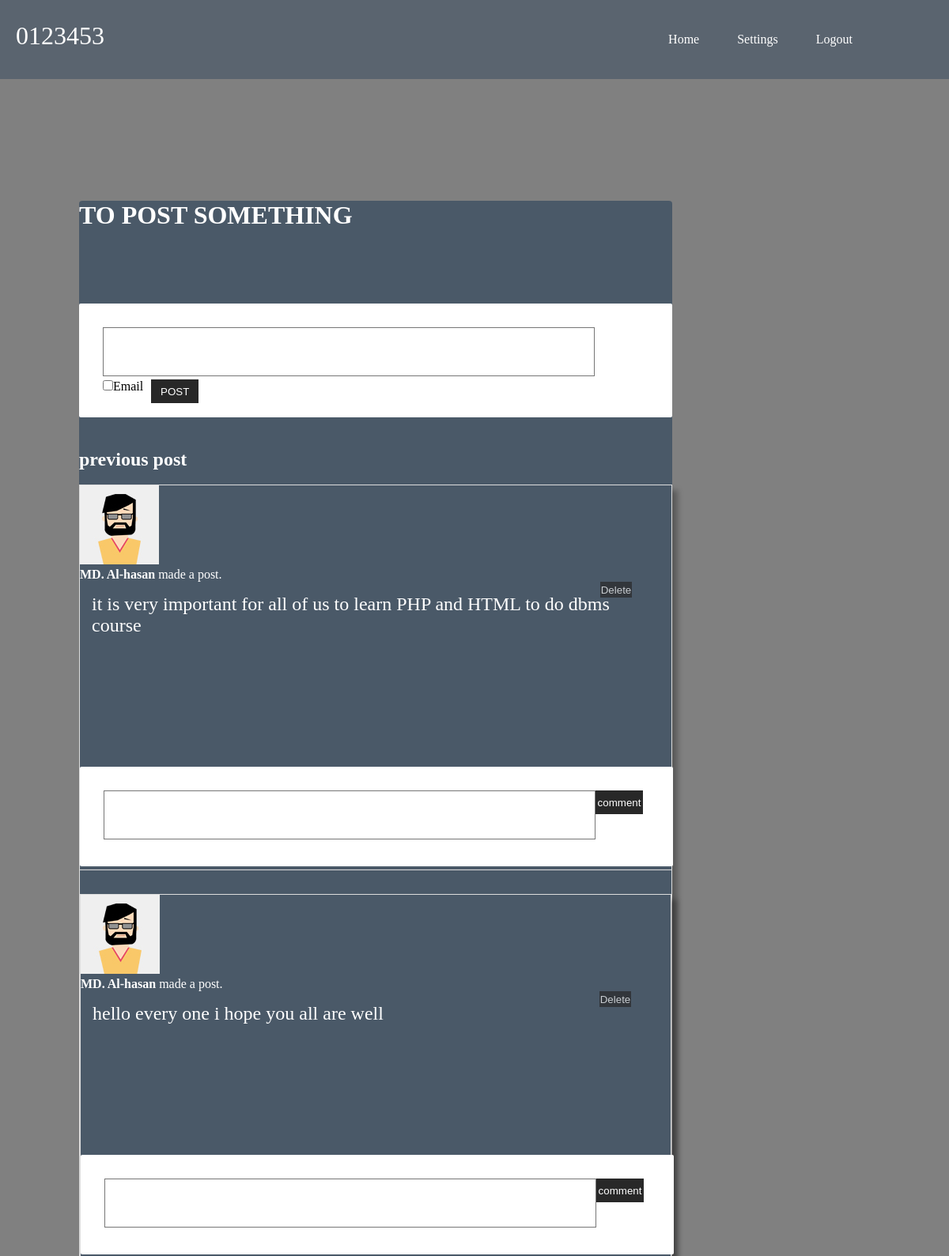
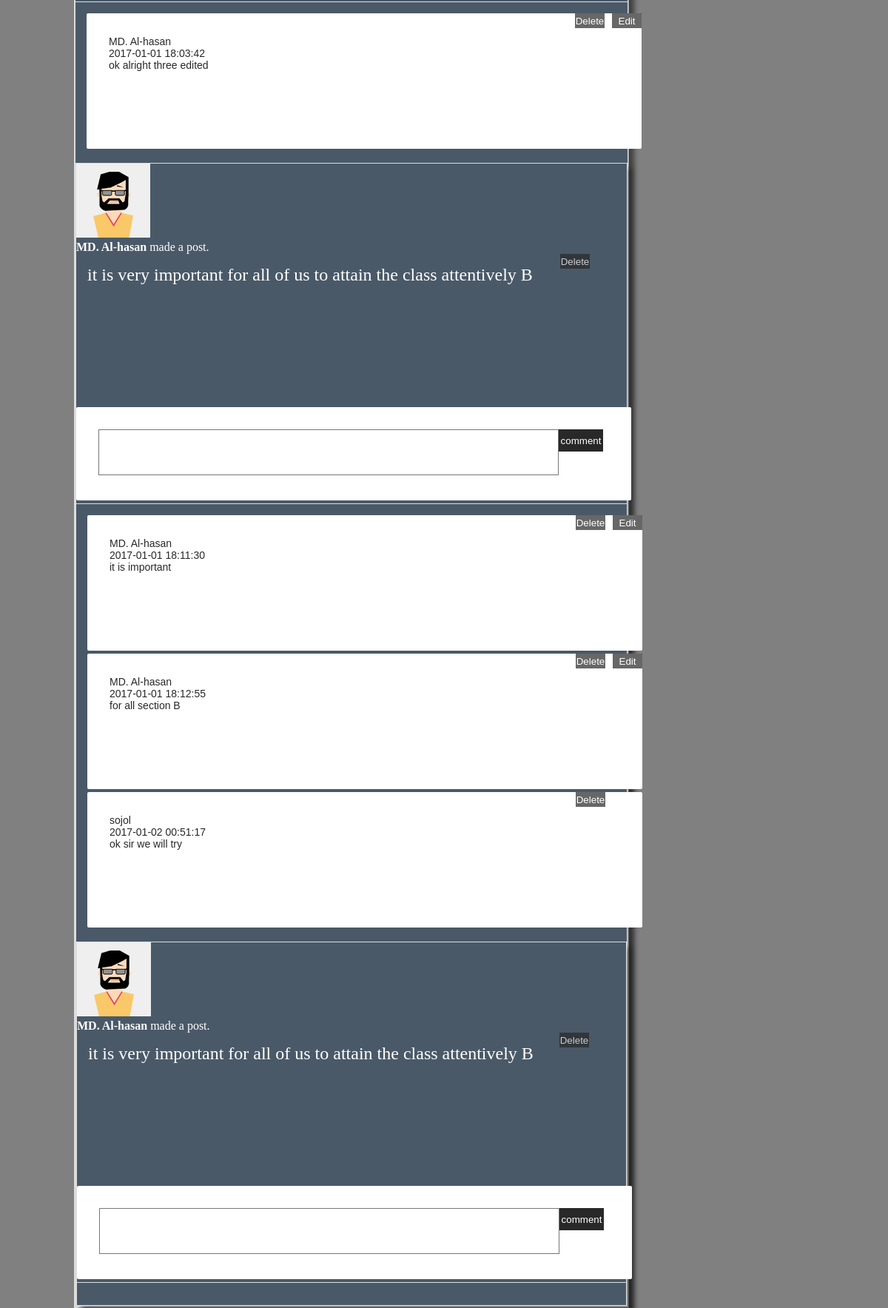
/teacherhome.php?takenid=CSI 219&secid=CSI 219 B (signed in), run on the app's committed database (2 pictures, top to bottom).
### tables this page shows
CREATE TABLE `post` (
  `post_id` int(11) NOT NULL,
  `post_date` datetime NOT NULL,
  `post_body` longtext NOT NULL,
  `t_id` varchar(15) DEFAULT NULL,
  `s_id` varchar(15) DEFAULT NULL,
  `postcourse_id` varchar(15) NOT NULL
);

CREATE TABLE `teacher` (
  `t_id` varchar(15) NOT NULL DEFAULT 'NOT NULL',
  `t_name` varchar(15) NOT NULL DEFAULT 'NOT NULL',
  `t_email` varchar(30) NOT NULL DEFAULT 'NOT NULL',
  `t_password` varchar(10) NOT NULL
);

CREATE TABLE `comments` (
  `c_id` int(15) NOT NULL,
  `c_date` datetime DEFAULT NULL,
  `post_id` int(11) DEFAULT NULL,
  `id` varchar(15) NOT NULL,
  `message` longtext NOT NULL
);

CREATE TABLE `student` (
  `s_id` varchar(15) NOT NULL,
  `s_name` varchar(15) NOT NULL,
  `s_email` varchar(15) NOT NULL,
  `password` varchar(10) NOT NULL
);

### teacherhome.php (the view, shortened to what this page needs)
<!DOCTYPE html>
<html>
<head>
	<link rel="stylesheet" type="text/css" href="demo.css">
</head>
</head>
<body>
<div style="background-color:gray; ">
	<div class="div1">
		<div id="div2">
	        <div class="wrapper">
				<header>
					<h1><?php echo $user=$_SESSION['username']; ?></h1>
					<nav>
						<ul id="up">
							<li><a href="teacherhome1.php">Home</a></li>
							<li><a href="teacher_settings.php">Settings</a>  </li>
							<li><a href="logout.php">Logout</a></li>
						</ul>
					</nav>
				</header>
			</div>
		</div>
	</div>
	<br>
	<br>
	<br>
<div class="container">
    <div class="col-sm-8">
      	<div class="container1">
				<h1>TO POST SOMETHING</h1>
				<br>
				<?php
					echo	"<form class='comment-box' method='POST' action='postwrite.php'>
								<input type='hidden' name='postdate' value='".date('Y-m-d H:i:s')."'>
								<textarea name='posting'></textarea><br>
								<input type='hidden' name='teachertakenid' value='".$_GET['takenid']."'>
								<input type='hidden' name='teachersecid' value='".$_GET['secid']."'>
								<input type='checkbox' name='radio' ><label style='color:black;padding-right:10px;'>Email</label>
								<button type='submit' class='btn-comment' name='postsubmit' >POST</button>
							</form>";
				?>
				<br><br>
				<h2>previous post</h2>
				<br>
				<?php
					$db_host="localhost";
				    $db_username="root";
				    $db_password="";
				    $db_name="teacher-studentportal";
				    $data=mysqli_connect($db_host,$db_username,$db_password,$db_name);
					$sqlseepost = "SELECT * FROM post NATURAL JOIN teacher where s_id IS NULL AND postcourse_id='".$_GET['secid']."' AND t_id='".$_SESSION['username']."' ORDER BY post_date DESC ";
					$result =mysqli_query($data,$sqlseepost);
					while($row=mysqli_fetch_array($result))
					{
						$teachername=$row['t_name'];
						 ?>
						<div class="panel panel-white post panel-shadow">
				                <div class="pull-left image">
				                    <img src="user_1.jpg" class="img-circle avatar" alt="user profile image">
				                </div>
				                    <div class="title h5">
				                        <b><?php echo $teachername;?></b>
				                        made a post.
				                    </div>
				            <div class="post-description">
				                <p><?php echo $row['post_body'];?>
				                <?php echo "<form  method='POST' action='deletepost.php'>
									<input type='hidden' name='commentid2' value='".$row['post_id']."'>
									<input type='hidden' name='teachertakenid' value='".$_GET['takenid']."'>
									<input type='hidden' name='teachersecid' value='".$_GET['secid']."'>
									<button class='btn-delete' type='submit' name='commentdelete'>Delete</button>
								</form>"; ?></p>
				            </div>
				           <?php
						echo	"
						<form class='comment-box' method='POST' action='commentwriteteacher.php'>
						<input type='hidden' name='commentdate' value='".date('Y-m-d H:i:s')."'>
						<input type='hidden' name='com' value='".$row['post_id']."'>
						<input type='hidden' name='teachertakenid' value='".$_GET['takenid']."'>
						<input type='hidden' name='teachersecid' value='".$_GET['secid']."'>
						<textarea name='commenting'></textarea>
				          <button class='btn-comment' type='submit' name='commentgiven' >comment</button>
						</form>
						";
						?>
						<div class="post-footer">
					<?php
					$sqlseepostcomment = "SELECT * FROM  comments  where  post_id='".$row['post_id']."'";
					$resul =mysqli_query($data,$sqlseepostcomment);
					while($row1=mysqli_fetch_array($resul))
					{
						if($row1['id']==$_SESSION['username'])
						{
							echo "<div class='comment-box'><p>";
							$re=mysqli_query($data,"SELECT t_name FROM teacher where t_id='".$row1['id']."'");
							$a=mysqli_fetch_array($re);
							$teachername=$a['t_name'];
							echo $teachername.'<br>'.$row1['c_date'].'<br>';
							echo $row1['message'];
							echo "</p>";
							echo "
								<form  method='POST' action='deletecomment.php'>
									<input type='hidden' name='commentid2' value='".$row1['c_id']."'>
									<input type='hidden' name='teachertakenid' value='".$_GET['takenid']."'>
									<input type='hidden' name='teachersecid' value='".$_GET['secid']."'>
									<button class='btn-delete' type='submit' name='commentdelete'>Delete</button>
								</form>
									";
							echo	"<form  method='POST' action='editcomment.php'>
									<input type='hidden' name='commentid1' value='".$row1['c_id']."'>
									<input type='hidden' name='commentdate1' value='".$row1['c_date']."'>
									<input type='hidden' name='commentpostid1' value='".$row1['post_id']."'>
									<input type='hidden' name='commenterid1' value='".$row1['id']."'>
									<input type='hidden' name='commentmsg1' value='".$row1['message']."'>
									<input type='hidden' name='teachertakenid' value='".$_GET['takenid']."'>
									<input type='hidden' name='teachersecid' value='".$_GET['secid']."'>
									<button class='btn-edit'>Edit</button>
								</form>
								</div>";
						}
						else
						{
							echo "<div class='comment-box'><p>";
							$re=mysqli_query($data,"SELECT s_name FROM student where s_id='".$row1['id']."'");
							$a=mysqli_fetch_array($re);
							$studentname=$a['s_name'];
							echo $studentname.'<br>'.$row1['c_date'].'<br>';
							echo nl2br($row1['message']);
							echo "</p>	";
							echo "
								<form  method='POST' action='deletecomment.php'>
									<input type='hidden' name='commentid2' value='".$row1['c_id']."'>
									<input type='hidden' name='teachertakenid' value='".$_GET['takenid']."'>
									<input type='hidden' name='teachersecid' value='".$_GET['secid']."'>
									<button class='btn-delete' type='submit' name='commentdelete'>Delete</button>
								</form>
								</div>	";
						}
					}
					?>
					</div>
					<?php
				}
				?>
            </div>
        </div>
        </div>
    </div>
</div>
 </body>
</html>

### demo.css (style rules this page uses)
.panel-shadow { box-shadow: rgba(0, 0, 0, 0.3) 7px 7px 7px; }
.panel-white { border: 1px solid #dddddd; }
.post .post-description { padding: 15px; position: relative; }
.post .post-description p { font-size: 24px; }
.post .post-footer { border-top: 1px solid #ddd; padding: 15px; }
.container1 { width: 750px; height: 650px,auto; text-align: centre; background-color: rgba(52,73,94,0.7); border-radius: 4px; margin: 0px; margin-top: 100px; margin-left: 100px; color: white; }
ul { list-style-type:none; }
* { padding: 0px; margin: 0px; }
#div2 { background-color: rgba(52, 73, 94, 0.5); height: 100px; width: 100%; line-align: 90px; line-height: 90px; }
#div2 h1 { float:left; font-weight:400; color:white; cursor:pointer; margin-left: 20px; }
#div2 ul { float:right; position: relative; margin-right:100px; line-height: 55px; }
#div2 ul li { list-style-type:none; display: inline-block; }
#div2 ul li a { padding: 22px; text-decoration: none; color: white; display: block; }
.comment-box { width:690px; padding: 30px; margin-bottom: 4px; background-color: #fff; border-radius: 2px; position: relative; }
.comment-box p { font-family: arial; font-size: 14px; line-height: 16px; color: #282828; font-weight: 100; }
textarea { width: 620px; height: 60px; background-color: #fff; resize: none; }
.btn-comment { width: 60px; height: 30px; background-color: #282828; border: 5px; color: #fff; font-family: arial; font-weight: 400; margin-bottom: 60px; position: absolute; }
.btn-edit { top: 0px; right: 0px; width: 40px; height: 20px; background-color: #282828; border: none; color: #fff; font-family: arial; margin-bottom: 60px; position: absolute; opacity: 0.7; }
.btn-delete { top: 0px; right: 50px; width: 40px; height: 20px; background-color: #282828; border: none; color: #fff; font-family: arial; margin-bottom: 60px; position: absolute; opacity: 0.7; }
form { width: 24%; margin: 75px auto; }

### data on the page
post: t.t_name "MD. Al-hasan", post_body "it is very important for all of us to learn PHP and HTML to do dbms course"
post: t.t_name "MD. Al-hasan", post_body "hello every one i hope you all are well"
comments: teacher.t_name "MD. Al-hasan", c_date "2017-01-01 18:03:42", message "ok alright three edited"
post: t.t_name "MD. Al-hasan", post_body "it is very important for all of us to attain the class attentively B"
comments: teacher.t_name "MD. Al-hasan", c_date "2017-01-01 18:11:30", message "it is important"
comments: teacher.t_name "MD. Al-hasan", c_date "2017-01-01 18:12:55", message "for all section B"
comments: student.s_name "sojol", c_date "2017-01-02 00:51:17", message "ok sir we will try"
post: t.t_name "MD. Al-hasan", post_body "it is very important for all of us to attain the class attentively B"

### other printed values
$user=$_SESSION['username'] "0123453"
